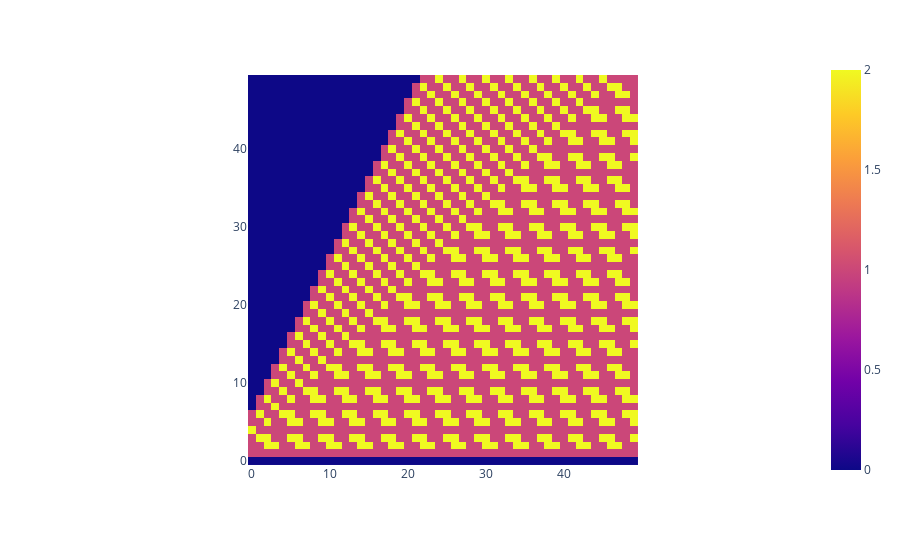

Source (notebook cell):
### Markdown cell above
## Translations

### Code cell
f, b = 2,3
N = 50
matrix = np.zeros((N,N), dtype=int)
for i, j in itertools.product(range(N),range(N)):
    c = (i, j+f, b, j)
    try:
        matrix[i][j] = cc(Square(c))
    except: pass
px.imshow(matrix, origin='lower')

### Figure 1 — Plotly figure (JSON) as saved in the notebook; plotly's stock layout.template omitted (floating-point values rounded to 4 significant figures; data arrays with more than 128 entries replaced by an {"elided": "..."} marker saying what was removed)
{"data": [{"coloraxis": "coloraxis", "hovertemplate": "x: %{x}<br>y: %{y}<br>color: %{z}<extra></extra>", "name": "0", "type": "heatmap", "xaxis": "x", "yaxis": "y", "z": {"elided": "50x50 int values"}}], "layout": {"autosize": true, "coloraxis": {"colorscale": [[0, "#0d0887"], [0.1111, "#46039f"], [0.2222, "#7201a8"], [0.3333, "#9c179e"], [0.4444, "#bd3786"], [0.5556, "#d8576b"], [0.6667, "#ed7953"], [0.7778, "#fb9f3a"], [0.8889, "#fdca26"], [1, "#f0f921"]]}, "margin": {"t": 60}, "xaxis": {"anchor": "y", "autorange": true, "constrain": "domain", "domain": [0.2314, 0.7686], "range": [-0.5, 49.5], "scaleanchor": "y"}, "yaxis": {"anchor": "x", "autorange": true, "constrain": "domain", "domain": [0, 1], "range": [-0.5, 49.5]}}}
